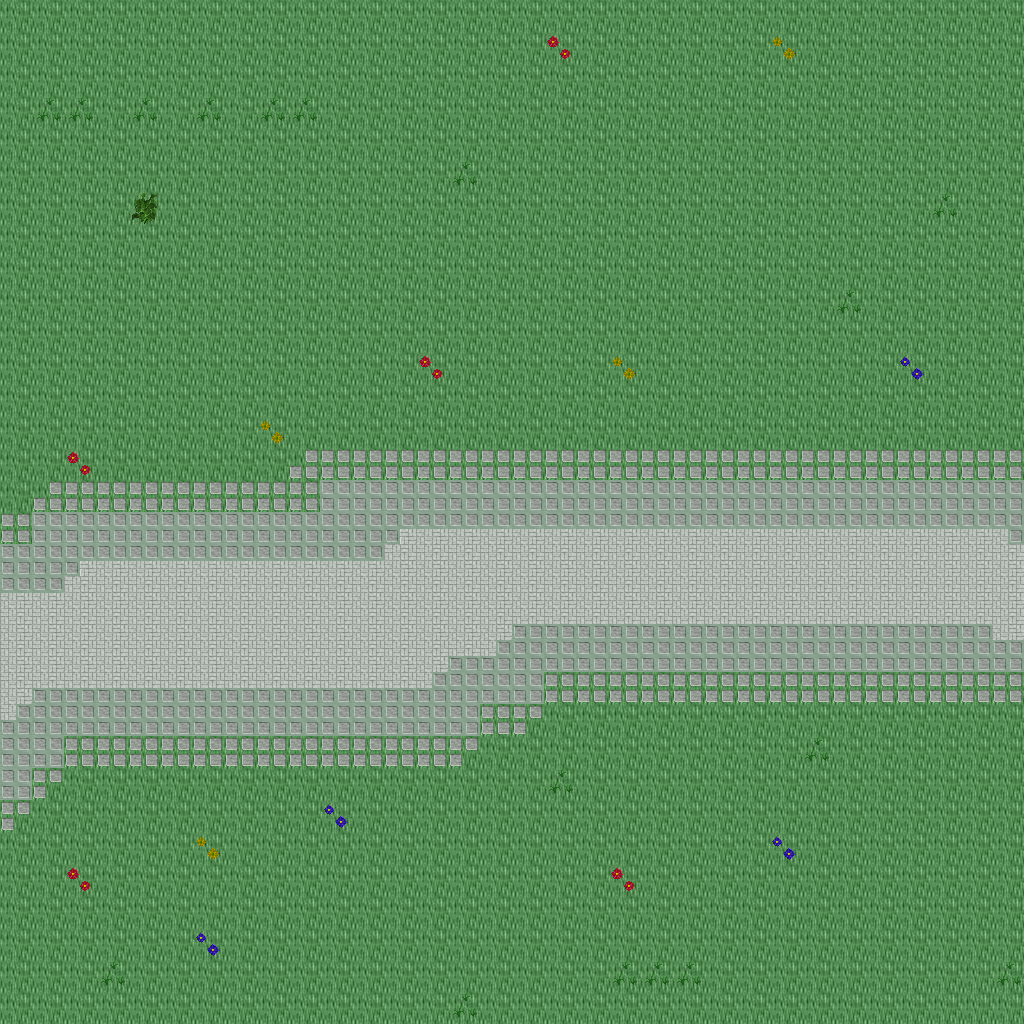

This is a level from a 2D game, rendered from its Tiled map with the project's own tilesets. A one-line summary and the map file follow, with tile-layer data summarised:
An orthogonal 32x32 tile map with 32x32 px tiles, 5 tile layers (Ground, Objects, Objects2, Above, ...), 1 hidden layer not drawn, 19 tilesets.

<map version="1.10" tiledversion="1.11.0" orientation="orthogonal" renderorder="right-down" width="32" height="32" tilewidth="32" tileheight="32" infinite="0" nextlayerid="11" nextobjectid="1">
 <tileset firstgid="1" name="ground_ground" tilewidth="32" tileheight="32" tilecount="33" columns="3">
  <image source="../drawable/ground_ground.png" width="96" height="352" />
 </tileset>
 <tileset firstgid="34" name="ground_water_pool" tilewidth="32" tileheight="32" tilecount="72" columns="3">
  <image source="../drawable/ground_water_pool.png" width="96" height="768" />
 </tileset>
 <tileset firstgid="106" name="ground_ridge_earth_dark" tilewidth="32" tileheight="32" tilecount="96" columns="12">
  <image source="../drawable/ground_ridge_earth_dark.png" width="384" height="256" />
 </tileset>
 <tileset firstgid="202" name="ground_grass_edges" tilewidth="32" tileheight="32" tilecount="36" columns="12">
  <image source="../drawable/ground_grass_edges.png" width="384" height="96" />
 </tileset>
 <tileset firstgid="238" name="ground_earth_edges" tilewidth="32" tileheight="32" tilecount="18" columns="6">
  <image source="../drawable/ground_earth_edges.png" width="192" height="96" />
 </tileset>
 <tileset firstgid="256" name="ground_grass_corners" tilewidth="32" tileheight="32" tilecount="24" columns="6">
  <image source="../drawable/ground_grass_corners.png" width="192" height="128" />
 </tileset>
 <tileset firstgid="280" name="plant_grasses" tilewidth="32" tileheight="32" tilecount="6" columns="3">
  <image source="../drawable/plant_grasses.png" width="96" height="64" />
 </tileset>
 <tileset firstgid="286" name="plant_flower_daisy_blue" tilewidth="32" tileheight="32" tilecount="8" columns="2">
  <image source="../drawable/plant_flower_daisy_blue.png" width="64" height="128" />
 </tileset>
 <tileset firstgid="294" name="plant_flower_daisy_yellow" tilewidth="32" tileheight="32" tilecount="8" columns="2">
  <image source="../drawable/plant_flower_daisy_yellow.png" width="64" height="128" />
 </tileset>
 <tileset firstgid="302" name="plant_bush_bushes" tilewidth="32" tileheight="32" tilecount="10" columns="5">
  <image source="../drawable/plant_bush_bushes.png" width="160" height="64" />
 </tileset>
 <tileset firstgid="312" name="plant_flower_daisy_red" tilewidth="32" tileheight="32" tilecount="8" columns="2">
  <image source="../drawable/plant_flower_daisy_red.png" width="64" height="128" />
 </tileset>
 <tileset firstgid="320" name="plant_flower_daisy_white" tilewidth="32" tileheight="32" tilecount="8" columns="2">
  <image source="../drawable/plant_flower_daisy_white.png" width="64" height="128" />
 </tileset>
 <tileset firstgid="328" name="item_statue_bird" tilewidth="32" tileheight="32" tilecount="8" columns="2">
  <image source="../drawable/item_statue_bird.png" width="64" height="128" />
 </tileset>
 <tileset firstgid="336" name="logic_collision" tilewidth="32" tileheight="32" tilecount="1" columns="1">
  <image source="../drawable/logic_collision.png" width="32" height="32" />
 </tileset>
 <tileset firstgid="337" name="ground_green_paving" tilewidth="32" tileheight="32" tilecount="18" columns="3">
  <image source="../drawable/ground_green_paving.png" width="96" height="192" />
 </tileset>
 <tileset firstgid="355" name="logic_protection" tilewidth="32" tileheight="32" tilecount="2" columns="2">
  <image source="../drawable/logic_protection.png" width="64" height="32" />
 </tileset>
 <tileset firstgid="357" name="building_castle" tilewidth="32" tileheight="32" tilecount="320" columns="20">
  <image source="../drawable/building_castle.png" width="640" height="512" />
 </tileset>
 <tileset firstgid="677" name="logic_creature_reptile" tilewidth="32" tileheight="32" tilecount="7" columns="7">
  <image source="../drawable/logic_creature_reptile.png" width="224" height="32" />
 </tileset>
 <tileset firstgid="684" name="logic_creature_rodent" tilewidth="32" tileheight="32" tilecount="8" columns="8">
  <image source="../drawable/logic_creature_rodent.png" width="256" height="32" />
 </tileset>
 <layer id="1" name="Ground" width="32" height="32">
  <data>[1024 cells, 1024 non-empty, 2 distinct tile ids]</data>
 </layer>
 <layer id="2" name="Objects" width="32" height="32">
  <data>[1024 cells, 281 non-empty, 9 distinct tile ids]</data>
 </layer>
 <layer id="3" name="Objects2" width="32" height="32">
  <data>[1024 cells, 31 non-empty, 5 distinct tile ids]</data>
 </layer>
 <layer id="4" name="Above" width="32" height="32">
  <data>[1024 cells, 0 non-empty, 0 distinct tile ids]</data>
 </layer>
 <layer id="5" name="Above2" width="32" height="32">
  <data>[1024 cells, 0 non-empty, 0 distinct tile ids]</data>
 </layer>
 <layer id="6" name="Walkable" width="32" height="32" visible="0">
  <data>[1024 cells, 1 non-empty, 1 distinct tile ids]</data>
 </layer>
 <objectgroup id="7" name="Mapevents" />
 <objectgroup id="8" name="Spawn" />
 <objectgroup id="9" name="Keys" />
 <objectgroup id="10" name="Replace" />
</map>
